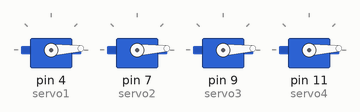
A sketch run on a simulated Arduino Uno, built with avr-gcc and run on an emulated ATmega328P. Shown: 4 × servo.

Above: at 0.05 s.
At 0.7 s:
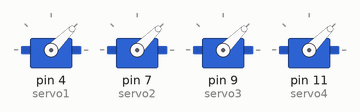
At 1.35 s:
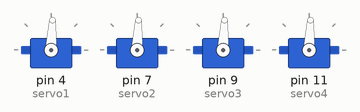
At 2.65 s:
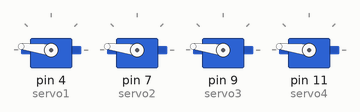
At 3.95 s:
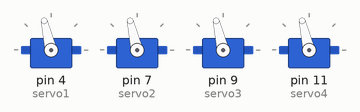
At 5.3 s:
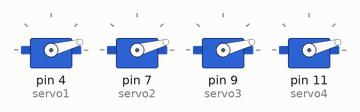
Timing chart, 0 to 7.2 s (numbered marks = the images above):
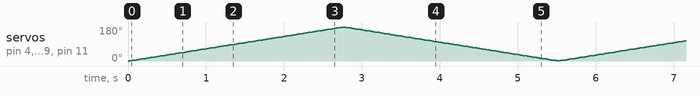

The sketch:

ServoTest.ino
```cpp
#include <Servo.h>

Servo servo1;
Servo servo2;
Servo servo3;
Servo servo4;

int pos = 0;

void setup()
{
  servo1.attach(4);
  servo2.attach(7);
  servo3.attach(9);
  servo4.attach(11);
}

void loop()
{
  for(pos = 0; pos < 180; pos += 1)
  {
    servo1.write(pos);
    servo2.write(pos);
    servo3.write(pos);
    servo4.write(pos);
    delay(15);
  }
  for(pos = 180; pos>=1; pos-=1)
  {
    servo1.write(pos);
    servo2.write(pos);
    servo3.write(pos);
    servo4.write(pos);
    delay(15);
  }
}
```
